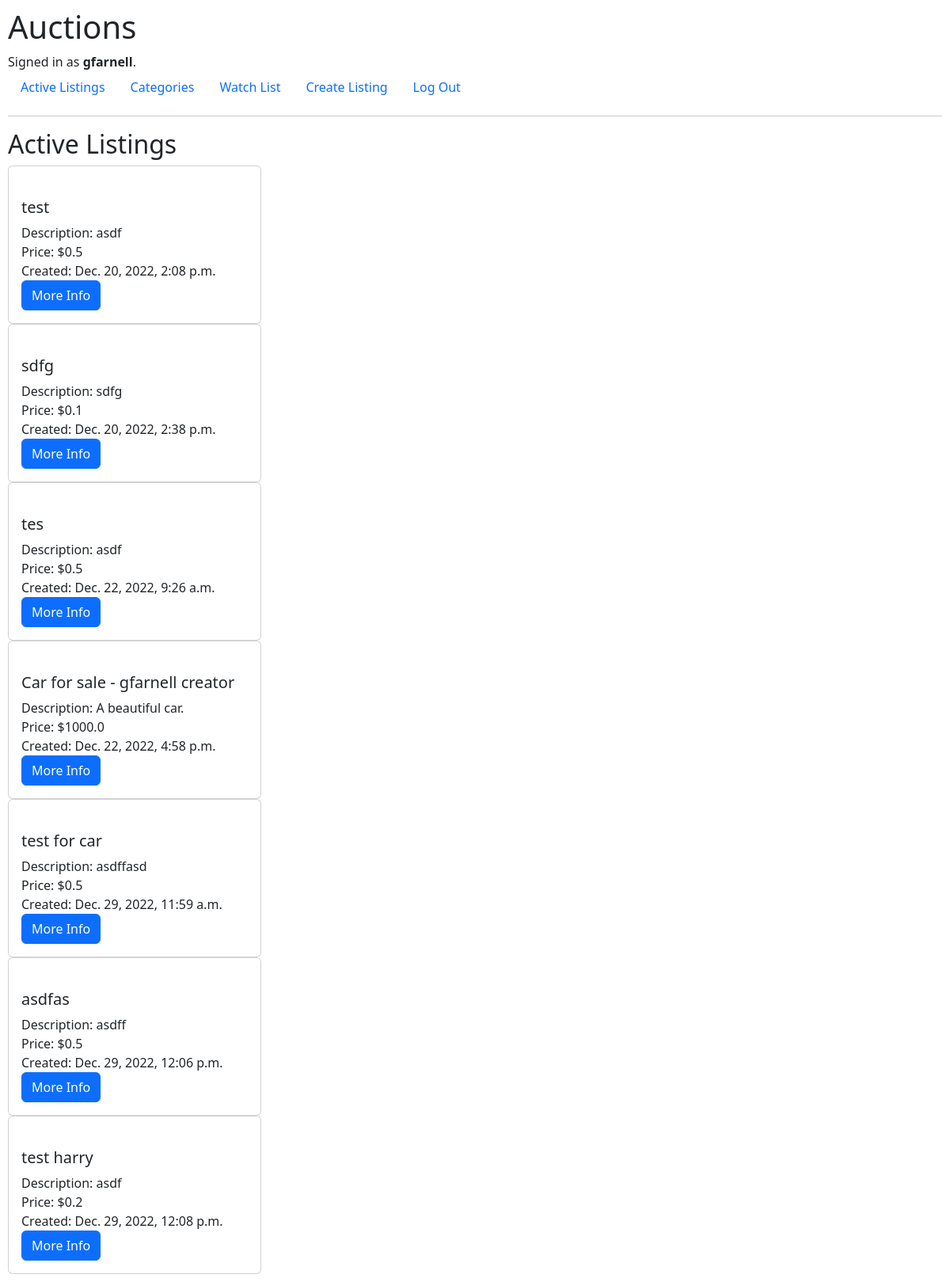
Screenshot of / (signed in) with the database file from the repository.
### auctions/models.py (models this page shows, shortened)
class User(AbstractUser):
    pass

class Listings(models.Model):
    creator = models.ForeignKey(
        User, on_delete=models.PROTECT, related_name="get_creator_listings", blank=False)
    buyer = models.ForeignKey(
        User, blank=True, null=True, on_delete=models.PROTECT, related_name="get_buyer_listings")
    watchers = models.ManyToManyField(
        User, blank=True, related_name="get_watched_listings")
    title = models.CharField(max_length=64)
    description = models.CharField(max_length=300)
    startingBid = models.FloatField(max_length=64)
    createdDate = models.DateTimeField(auto_now_add=True)
    active = models.BooleanField(default=True)
    url = models.CharField(max_length=128, blank=True)
    category = models.CharField(
        max_length=64)

### auctions/views.py (the view)
# urls.py: path("", views.activeListings, name="activeListings"),
@login_required
def activeListings(request):
    returned_listing = Listings.objects.all()
    return render(request, "auctions/index.html", {
        "listings": Listings.objects.all()
    })

### auctions/templates/auctions/index.html (shortened to what this page needs)
{% extends "auctions/layout.html" %}
{% load static %}
{% block body %}
<h2>Active Listings</h2>
<div class="card-group">
    {% for listing in listings %}
    {% if listing.active == True %}
    <div id="container_card">
        <div class="card">
            <a href="{% url 'listings' listing.id %}" class="card-link">
            </a>
            <div class="card-body">
                <ul class="list-group list-group-flush">
                    <li>
                        <h5>{{ listing.title}}</h5>
                    </li>
                    <li>Description: {{ listing.description}}</li>
                    <li>Price: ${{ listing.startingBid}}</li>
                    <li>Created: {{ listing.createdDate}}</li>
                    <li><a class="btn btn-primary" href="{% url 'listings' listing.id %}">More Info</a></li>
                </ul>
            </div>
        </div>
    </div>
</div>
{% endif %}
{% empty %}
<p>There are currently no active listings.</p>
{% endfor %}
{% endblock %}

### auctions/templates/auctions/layout.html (shortened to what this page needs)
{% load static %}
<!DOCTYPE html>
<html lang="en">
<head>
<link href="https://cdn.jsdelivr.net/npm/bootstrap@5.2.3/dist/css/bootstrap.min.css" rel="stylesheet">
<link href="{% static 'static/styles.css' %}" rel="stylesheet" type="text/css">
</head>
<body>
    <h1>Auctions</h1>
    <div>
        {% if user.is_authenticated %}
        Signed in as <strong>{{ user.username }}</strong>.
        {% else %}
        Not signed in.
        {% endif %}
    </div>
    <ul class="nav">
        {% if user.is_authenticated %}
        <li class="nav-item">
            <a class="nav-link" href="{% url 'activeListings' %}">Active Listings</a>
        </li>
        <li class="nav-item">
            <a class="nav-link" href="{% url 'categories' %}">Categories</a>
        </li>
        <li class="nav-item">
            <a class="nav-link" href="{% url 'displayWatchlist' %}">Watch List</a>
        </li>
        <li class="nav-item">
            <a class="nav-link" href="{% url 'createlisting' %}">Create Listing</a>
        </li>
        <li class="nav-item">
            <a class="nav-link" href="{% url 'logout' %}">Log Out</a>
        </li>
        {% endif %}
    </ul>
    <hr>
    {% block body %}
    {% endblock %}
</body>
</html>

### auctions/static/static/styles.css (style rules this page uses)
body { padding: 10px; }
ul { list-style: none; padding-left: 0px; }
a { text-decoration: none; }
#container_card { width: 20rem; }

### rows the page displays
User: username "gfarnell"
Listings: title "test", description "asdf", startingBid "0.5", createdDate "Dec. 20, 2022, 2:08 p.m."
Listings: title "sdfg", description "sdfg", startingBid "0.1", createdDate "Dec. 20, 2022, 2:38 p.m."
Listings: title "tes", description "asdf", startingBid "0.5", createdDate "Dec. 22, 2022, 9:26 a.m."
Listings: title "Car for sale - gfarnell creator", description "A beautiful car.", startingBid "1000.0", createdDate "Dec. 22, 2022, 4:58 p.m."
Listings: title "test for car", description "asdffasd", startingBid "0.5", createdDate "Dec. 29, 2022, 11:59 a.m."
Listings: title "asdfas", description "asdff", startingBid "0.5", createdDate "Dec. 29, 2022, 12:06 p.m."
Listings: title "test harry", description "asdf", startingBid "0.2", createdDate "Dec. 29, 2022, 12:08 p.m."
